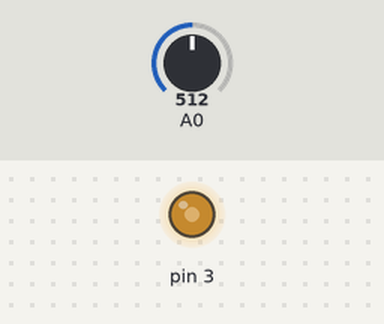
The sketch below on a simulated Arduino Uno, built with avr-gcc and run on an emulated ATmega328P. Parts: output pins drawn as LEDs (lit = HIGH). The test bench sets the inputs (shaded band); at power-on: A0 = 512.

Above: at 1.2 s.
1.3 s: A0 set to 306
At 1.8 s:
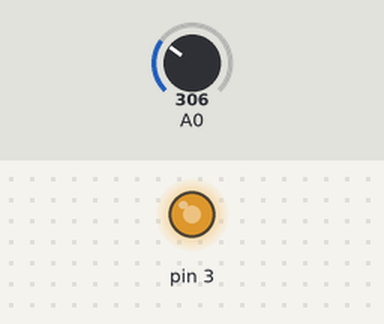
2.8 s: A0 set to 122
At 4.0 s:
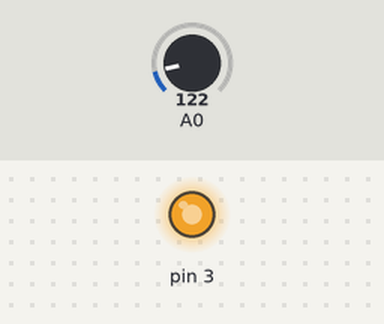
4.3 s: A0 set to 900
At 5.3 s:
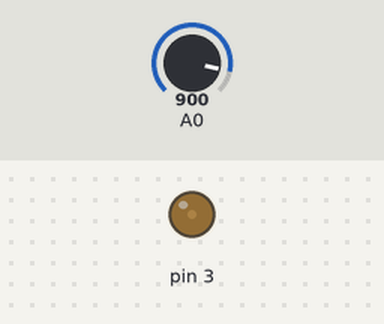
5.8 s: A0 set to 1023
At 6.4 s:
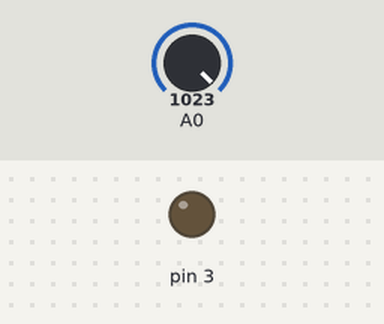
7.3 s: A0 set to 511
At 7.6 s:
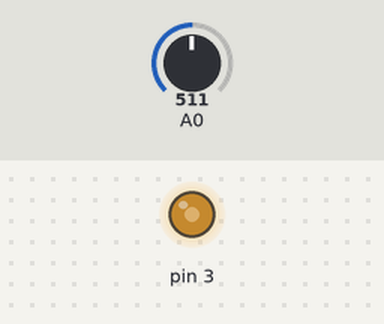
Timing chart, 0 to 9.8 s (numbered marks = the images above; inputs shaded):
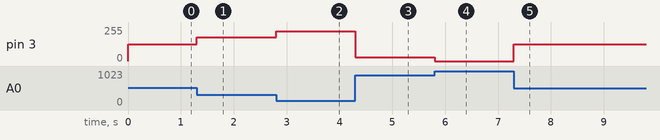

Measured:
- after the input at 1.3 s, pin 3: 127/255 → 178/255 at once
- after the input at 2.8 s, pin 3: 178/255 → 224/255 at once
- after the input at 4.3 s, pin 3: 224/255 → 30/255 at once
- after the input at 5.8 s, pin 3: 30/255 → 0/255 at once
- after the input at 7.3 s, pin 3: 0/255 → 127/255 at once

The sketch:

E5.ino
```cpp
// C++ code
//
void setup()
{
  Serial.begin(9600);
  pinMode(3, OUTPUT);
}

void loop()
{
  float reading = analogRead(A0);
  float ledBrightness = (255*(1023-reading)/1024);
  analogWrite(3,ledBrightness);
}
```
